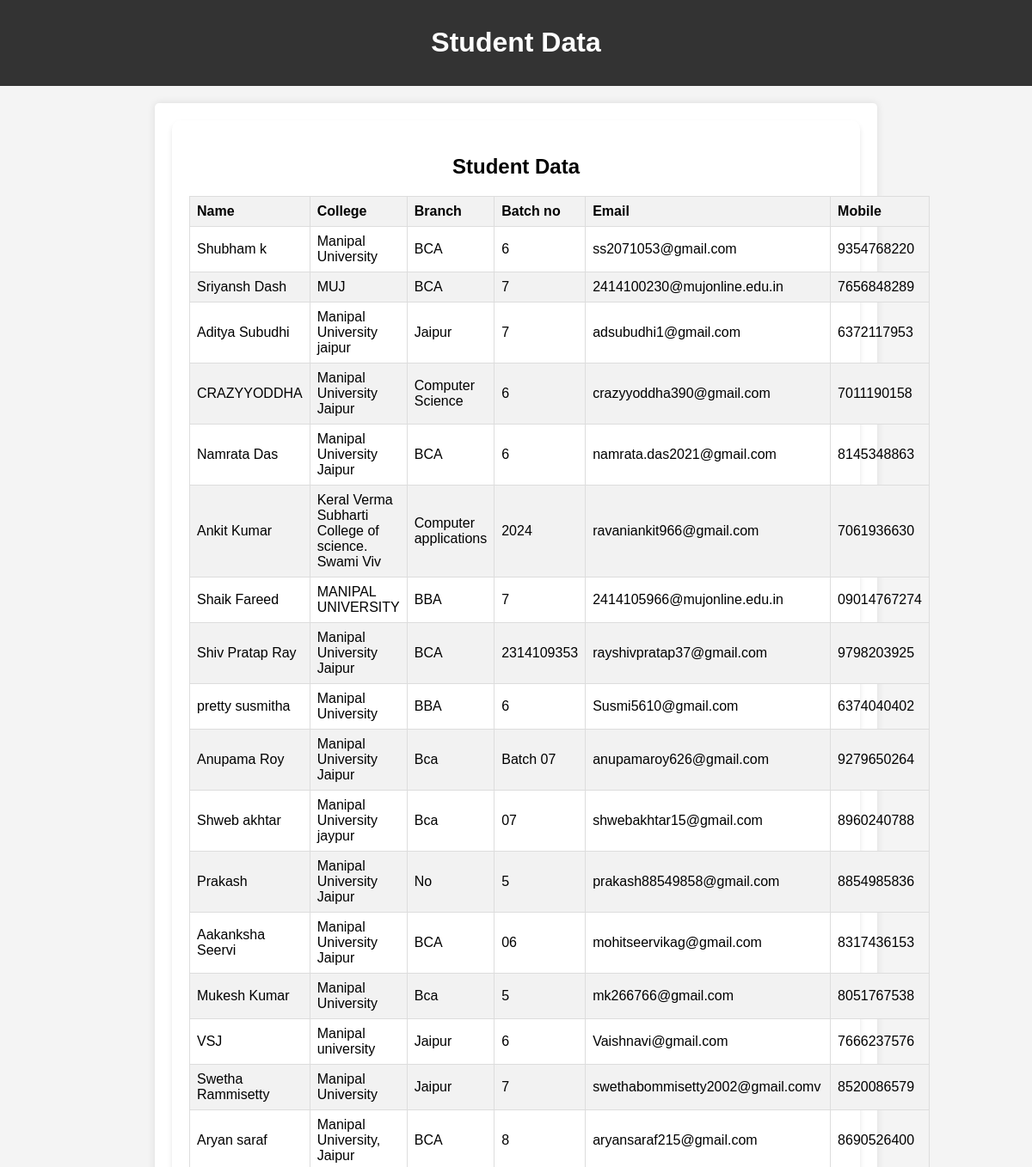
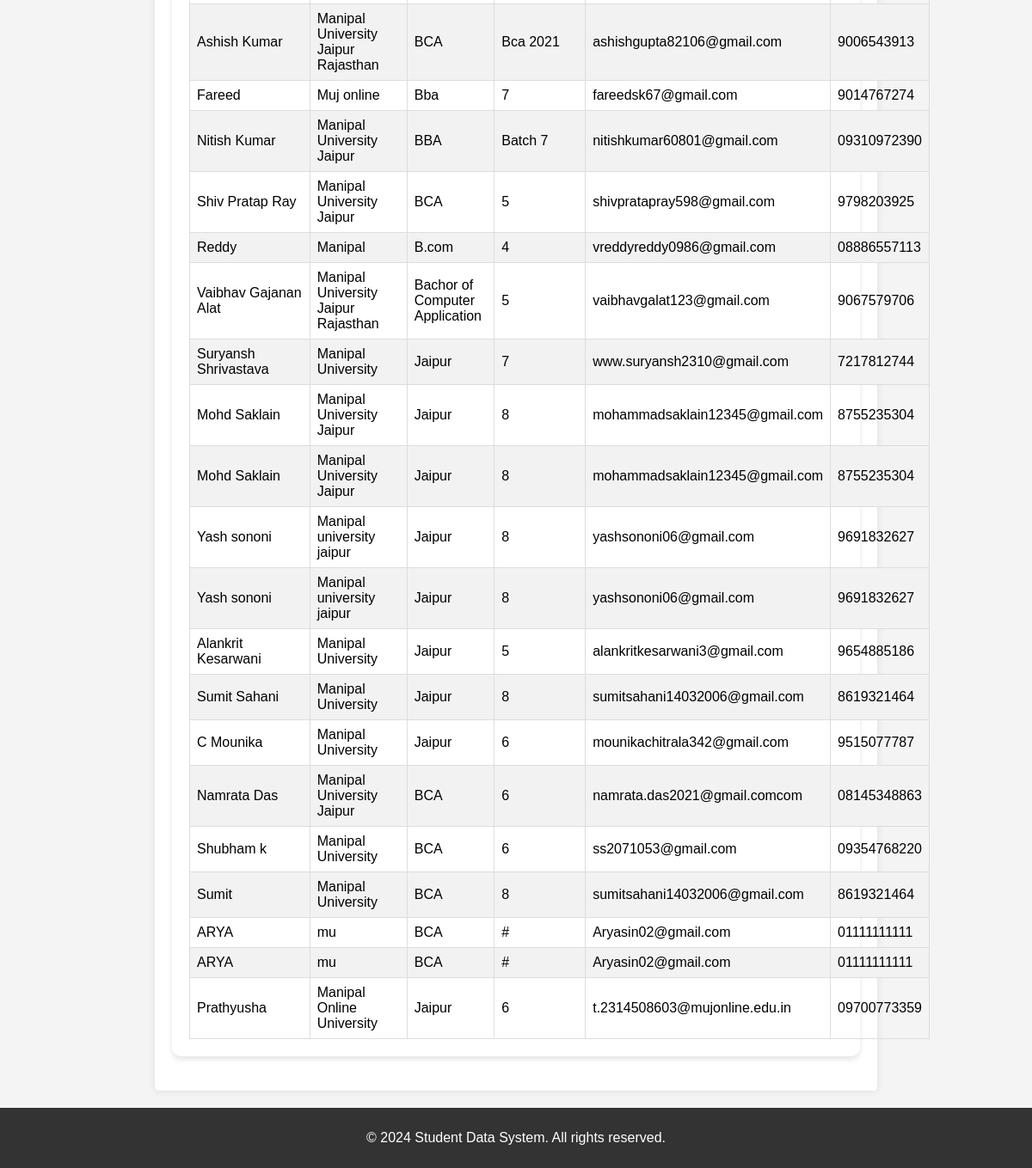
The app's page /admin/index.php with its own data (2 pictures, top to bottom).
### tables this page shows
CREATE TABLE `opscodify` (
  `id` int(11) NOT NULL,
  `name` varchar(50) NOT NULL,
  `collegename` varchar(50) NOT NULL,
  `Branch` varchar(50) NOT NULL,
  `batch` varchar(11) NOT NULL,
  `email` varchar(50) NOT NULL,
  `mobile` varchar(20) NOT NULL
);

### admin/index.php (the view, shortened to what this page needs)
<?php
$conn = mysqli_connect('127.0.0.1:3306', 'u431598229_opscodify', 'snow27goLu', 'u431598229_black');
$sql = "SELECT * FROM opscodify";
$result = mysqli_query($conn, $sql);
?>
<!DOCTYPE html>
<html lang="en">
<head>
</head>
<body>
    <header>
        <h1>Student Data</h1>
    </header>
    <div class="container">
        <div class="card">
            <h2>Student Data</h2>
            <table>
                <thead>
                    <tr>
                        <th>Name</th>
                        <th>College</th>
                        <th>Branch</th>
                        <th>Batch no</th>
                        <th>Email</th>
                        <th>Mobile</th>
                    </tr>
                </thead>
                <tbody>
                    <?php
                    while ($row = mysqli_fetch_assoc($result)) {
                        echo "<tr>";
                        echo "<td>" . $row['name'] . "</td>";
                        echo "<td>" . $row['collegename'] . "</td>";
                        echo "<td>" . $row['Branch'] . "</td>";
                        echo "<td>" . $row['batch'] . "</td>";
                        echo "<td>" . $row['email'] . "</td>";
                        echo "<td>" . $row['mobile'] . "</td>";
                        echo "</tr>";
                    }
                    ?>
                </tbody>
            </table>
        </div>
    </div>
    <footer>
        <p>&copy; 2024 Student Data System. All rights reserved.</p>
    </footer>
</body>
</html>

### admin/index.php (style rules this page uses)
body { font-family: Arial, sans-serif; background-color: #f4f4f4; margin: 0; padding: 0; }
.container { max-width: 800px; margin: 20px auto; padding: 20px; background-color: #fff; box-shadow: 0 0 10px rgba(0, 0, 0, 0.1); border-radius: 5px; }
.card { padding: 20px; border-radius: 10px; box-shadow: 0 4px 6px rgba(0, 0, 0, 0.1); background-color: #ffffff; margin-bottom: 20px; }
table { width: 100%; border-collapse: collapse; margin-top: 20px; }
th, td { border: 1px solid #ddd; padding: 8px; text-align: left; }
th { background-color: #f2f2f2; }
tr:nth-child(even) { background-color: #f2f2f2; }
h2 { text-align: center; }
header, footer { background-color: #333; color: #fff; padding: 10px; text-align: center; }

### records on screen
opscodify: name "Shubham k", collegename "Manipal University", Branch "BCA", batch "6", email "ss2071053@gmail.com", mobile "9354768220"
opscodify: name "Sriyansh Dash", collegename "MUJ", Branch "BCA", batch "7", email "2414100230@mujonline.edu.in", mobile "7656848289"
opscodify: name "Aditya Subudhi", collegename "Manipal University jaipur", Branch "Jaipur", batch "7", email "adsubudhi1@gmail.com", mobile "6372117953"
opscodify: name "CRAZYYODDHA", collegename "Manipal University Jaipur", Branch "Computer Science", batch "6", email "crazyyoddha390@gmail.com", mobile "7011190158"
opscodify: name "Namrata Das", collegename "Manipal University Jaipur", Branch "BCA", batch "6", email "namrata.das2021@gmail.com", mobile "8145348863"
opscodify: name "Ankit Kumar", collegename "Keral Verma Subharti College of science. Swami Viv", Branch "Computer applications", batch "2024", email "ravaniankit966@gmail.com", mobile "7061936630"
opscodify: name "Shaik Fareed", collegename "MANIPAL UNIVERSITY", Branch "BBA", batch "7", email "2414105966@mujonline.edu.in", mobile "09014767274"
opscodify: name "Shiv Pratap Ray", collegename "Manipal University Jaipur", Branch "BCA", batch "2314109353", email "rayshivpratap37@gmail.com", mobile "9798203925"
opscodify: name "pretty susmitha", collegename "Manipal University", Branch "BBA", batch "6", email "Susmi5610@gmail.com", mobile "6374040402"
opscodify: name "Anupama Roy", collegename "Manipal University Jaipur", Branch "Bca", batch "Batch 07", email "anupamaroy626@gmail.com", mobile "9279650264"
opscodify: name "Shweb akhtar", collegename "Manipal University jaypur", Branch "Bca", batch "07", email "shwebakhtar15@gmail.com", mobile "8960240788"
opscodify: name "Prakash", collegename "Manipal University Jaipur", Branch "No", batch "5", email "prakash88549858@gmail.com", mobile "8854985836"
opscodify: name "Aakanksha Seervi", collegename "Manipal University Jaipur", Branch "BCA", batch "06", email "mohitseervikag@gmail.com", mobile "8317436153"
opscodify: name "Mukesh Kumar", collegename "Manipal University", Branch "Bca", batch "5", email "mk266766@gmail.com", mobile "8051767538"
opscodify: name "VSJ", collegename "Manipal university", Branch "Jaipur", batch "6", email "Vaishnavi@gmail.com", mobile "7666237576"
opscodify: name "Swetha Rammisetty", collegename "Manipal University", Branch "Jaipur", batch "7", email "swethabommisetty2002@gmail.comv", mobile "8520086579"
opscodify: name "Aryan saraf", collegename "Manipal University, Jaipur", Branch "BCA", batch "8", email "aryansaraf215@gmail.com", mobile "8690526400"
opscodify: name "Ashish Kumar", collegename "Manipal University Jaipur Rajasthan", Branch "BCA", batch "Bca 2021", email "ashishgupta82106@gmail.com", mobile "9006543913"
opscodify: name "Fareed", collegename "Muj online", Branch "Bba", batch "7", email "fareedsk67@gmail.com", mobile "9014767274"
opscodify: name "Nitish Kumar", collegename "Manipal University Jaipur", Branch "BBA", batch "Batch 7", email "nitishkumar60801@gmail.com", mobile "09310972390"
opscodify: name "Shiv Pratap Ray", collegename "Manipal University Jaipur", Branch "BCA", batch "5", email "shivpratapray598@gmail.com", mobile "9798203925"
opscodify: name "Reddy", collegename "Manipal", Branch "B.com", batch "4", email "vreddyreddy0986@gmail.com", mobile "08886557113"
opscodify: name "Vaibhav Gajanan Alat", collegename "Manipal University Jaipur Rajasthan", Branch "Bachor of Computer Application", batch "5", email "vaibhavgalat123@gmail.com", mobile "9067579706"
opscodify: name "Suryansh Shrivastava", collegename "Manipal University", Branch "Jaipur", batch "7", email "www.suryansh2310@gmail.com", mobile "7217812744"
opscodify: name "Mohd Saklain", collegename "Manipal University Jaipur", Branch "Jaipur", batch "8", email "mohammadsaklain12345@gmail.com", mobile "8755235304"
opscodify: name "Mohd Saklain", collegename "Manipal University Jaipur", Branch "Jaipur", batch "8", email "mohammadsaklain12345@gmail.com", mobile "8755235304"
opscodify: name "Yash sononi", collegename "Manipal university jaipur", Branch "Jaipur", batch "8", email "yashsononi06@gmail.com", mobile "9691832627"
opscodify: name "Yash sononi", collegename "Manipal university jaipur", Branch "Jaipur", batch "8", email "yashsononi06@gmail.com", mobile "9691832627"
opscodify: name "Alankrit Kesarwani", collegename "Manipal University", Branch "Jaipur", batch "5", email "alankritkesarwani3@gmail.com", mobile "9654885186"
opscodify: name "Sumit Sahani", collegename "Manipal University", Branch "Jaipur", batch "8", email "sumitsahani14032006@gmail.com", mobile "8619321464"
opscodify: name "C Mounika", collegename "Manipal University", Branch "Jaipur", batch "6", email "mounikachitrala342@gmail.com", mobile "9515077787"
opscodify: name "Namrata Das", collegename "Manipal University Jaipur", Branch "BCA", batch "6", email "namrata.das2021@gmail.comcom", mobile "08145348863"
opscodify: name "Shubham k", collegename "Manipal University", Branch "BCA", batch "6", email "ss2071053@gmail.com", mobile "09354768220"
opscodify: name "Sumit", collegename "Manipal University", Branch "BCA", batch "8", email "sumitsahani14032006@gmail.com", mobile "8619321464"
opscodify: name "ARYA", collegename "mu", Branch "BCA", batch "#", email "Aryasin02@gmail.com", mobile "01111111111"
opscodify: name "ARYA", collegename "mu", Branch "BCA", batch "#", email "Aryasin02@gmail.com", mobile "01111111111"
opscodify: name "Prathyusha", collegename "Manipal Online University", Branch "Jaipur", batch "6", email "t.2314508603@mujonline.edu.in", mobile "09700773359"
